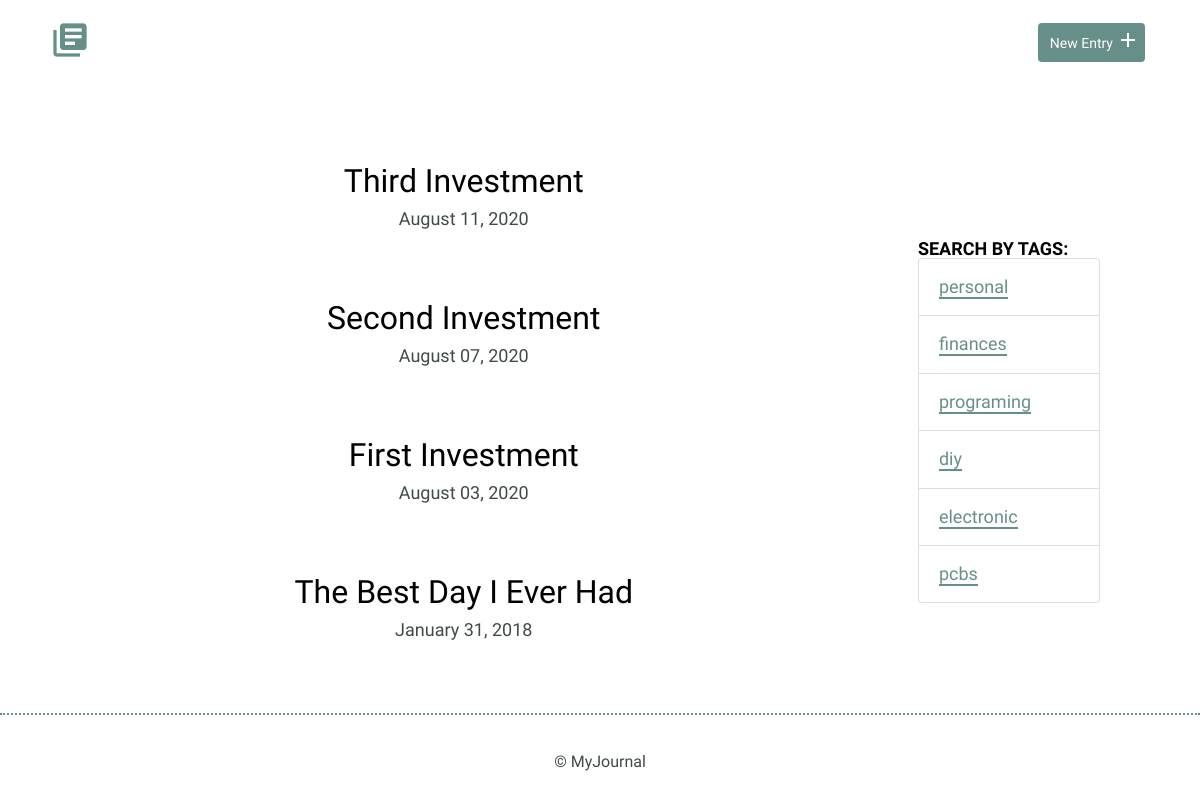
Screenshot of /tags.php?id=2 with the database file from the repository.
### tables this page shows
CREATE TABLE "tags" (
	"id"	INTEGER,
	"tag"	TEXT UNIQUE,
	PRIMARY KEY("id" AUTOINCREMENT)
);

### inc/functions.php (called while the page is built, shortened)
<?php
    function formated_date($date){
        return date("F d, Y ", strtotime($date));
    }
    function get_entries_tag($ID){
        include('connection.php');
        $sql = "SELECT entries.id, entries.title, entries.date FROM entries_tags_relation "
                . 'INNER JOIN entries ON entries_tags_relation.entry_id = entries.id '
                . 'INNER JOIN tags ON entries_tags_relation.tag_id = tags.id '
                . 'WHERE tags.id = ? '
                . 'ORDER BY entries.date DESC';
        try {
            $results = $db -> prepare($sql);
            $results -> bindValue(1, $ID, PDO::PARAM_INT);
            $results -> execute();
        } catch (Exception $e) {
            echo "Error: "  . $e -> getMessage() . '<br/>';
            return array();
        }
        return $results -> fetchAll(PDO::FETCH_ASSOC);
    }
    function get_all_tags(){
        include('connection.php');
        $sql = 'SELECT id, tag FROM tags';
        try {
            $results = $db -> query($sql);
        } catch (Exception $e) {
            echo "Error: "  . $e -> getMessage() . '<br/>';
            return array();
        }
        return $results -> fetchAll(PDO::FETCH_ASSOC);
    }
?>

### tags.php (the view, shortened to what this page needs)
<?php
    require 'inc/functions.php';
    $tag_id = '';
    if (isset($_GET['id'])) {
        $tag_id = filter_input(INPUT_GET, 'id', FILTER_SANITIZE_NUMBER_INT);
    }
    include 'inc/header.php';
?>
    <div class="container row">
        <div class="entry-list single col-8">
            <article>
                <?php
                    foreach ($a = get_entries_tag($tag_id) as $item) {
                        echo '<article><h2>' .
                        '<a href="detail.php?id=' . $item['id'] .'">' . $item['title'] .
                        '</a></h2>' .
                        '<time datetime="' . $item['date'] . '">'. formated_date($item['date']) . '</time>' .
                        '</article>';
                    }
                ?>
            </article>
        </div>
        <div class="entry-list single col-2">
            <article>
                <div class="entry">
                    <h3>Search by Tags:</h3>
                    <ul class="list-group">
                        <?php
                            foreach (get_all_tags() as $item) {
                                echo '<li class="list-group-item">'
                                     . '<a href="tags.php?id=' . $item['id'] .'">' . $item['tag'] .  '</a>'
                                     . '</li>';
                            }
                        ?>
                    </ul>
                </div>
            </article>
        </div>
    </div>
<?php
    include 'inc/footer.php';
?>

### css/site.css (style rules this page uses)
body { font-size: 16px; color: #404a49; font-family: 'Cousine', serif; font-weight: 400; }
.container { margin: 0 auto; padding: 0 25px; }
h1, h2, h3 { margin: 0; font-weight: 400; line-height: 1em; color: #000; }
h2 { font-size: 32px; }
h2 a { text-decoration: none; color: #000; }
h3 { font-size: 18px; font-family: 'Work Sans', serif; font-weight: 600; text-transform: uppercase; }
ul li { line-height: 1.8em; font-size: 18px; }
ul li a { border-bottom: 2px solid #678f89; line-height: 1.8em; color: #678f89; text-decoration: none; }
.entry-list, .edit-entry, .new-entry { max-width: 800px; margin: 0 auto; padding: 70px 0 150px 0; }
.entry-list article { margin-bottom: 70px; text-align: center; }
.entry-list article:last-child { margin-bottom: 0; }
.entry-list article h2 { margin-bottom: 8px; }
.entry-list.single { padding-bottom: 70px; }
.entry-list.single time { font-size: 18px; }
.entry { max-width: 800px; margin: 75px auto 0 auto; text-align: left; }

### rows the page displays
tags: tag "personal"
tags: tag "finances"
tags: tag "programing"
tags: tag "diy"
tags: tag "electronic"
tags: tag "pcbs"

### other values shown
$item['title'] "Third Investment"
formated_date($item['date']) "August 11, 2020"
$item['title'] "Second Investment"
formated_date($item['date']) "August 07, 2020"
$item['title'] "First Investment"
formated_date($item['date']) "August 03, 2020"
$item['title'] "The Best Day I Ever Had"
formated_date($item['date']) "January 31, 2018"
